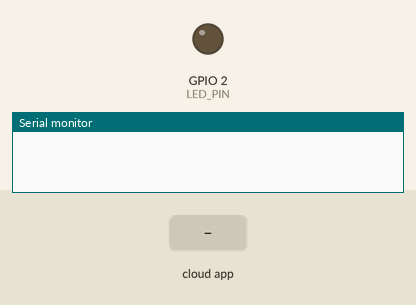
Bench run of a sketch on a simulated ESP32. On the bench: output pins drawn as LEDs (lit = HIGH), the last lines printed to the serial monitor. Dashed ring = blinking. The test bench sets the inputs (shaded band). The RemoteXY app is connected.

Above: at 1.2 s.
1.3 s: the phone or cloud app sets button_03 to 1
At 1.64 s:
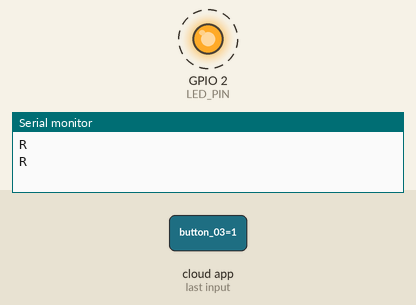
4.3 s: the phone or cloud app sets button_01 to 1
At 4.59 s:
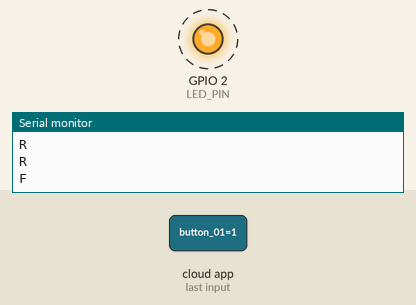
7.3 s: the phone or cloud app sets button_02 to 1
10.3 s: the phone or cloud app sets button_04 to 1
Timing chart, 0 to 14.3 s (numbered marks = the images above; inputs shaded):
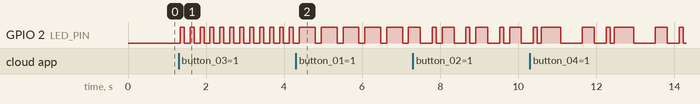

The sketch:

sketch_blick_led_via_wifi.ino
```cpp
//////////////////////////////////////////////
//        RemoteXY include library          //
//////////////////////////////////////////////

// RemoteXY select connection mode and include library
#define REMOTEXY_MODE__WIFI_CLOUD

#include <WiFi.h>

// RemoteXY connection settings
#define REMOTEXY_WIFI_SSID "UCU_Guest"
#define REMOTEXY_WIFI_PASSWORD ""
#define REMOTEXY_CLOUD_SERVER "cloud.remotexy.com"
#define REMOTEXY_CLOUD_PORT 6376
#define REMOTEXY_CLOUD_TOKEN "e0586d5cdbfa4b147742ae2faade9cf7"

#include <RemoteXY.h>

// RemoteXY GUI configuration
#pragma pack(push, 1)
uint8_t RemoteXY_CONF[] =   // 62 bytes
  { 255,4,0,0,0,55,0,19,0,0,0,82,111,98,101,114,116,0,31,1,
  106,200,1,1,4,0,1,35,55,33,33,0,1,31,0,1,35,109,33,33,
  0,1,31,0,1,61,82,33,33,0,1,31,0,1,7,81,33,33,0,1,
  31,0 };

// this structure defines all the variables and events of your control interface
struct {

    // input variables
  uint8_t button_01; // =1 if button pressed, else =0
  uint8_t button_02; // =1 if button pressed, else =0
  uint8_t button_03; // =1 if button pressed, else =0
  uint8_t button_04; // =1 if button pressed, else =0

  // other variable
  uint8_t connect_flag;  // =1 if wire connected, else =0
} RemoteXY;
#pragma pack(pop)

/////////////////////////////////////////////
//           END RemoteXY include          //
/////////////////////////////////////////////

// Define the LED pin
#define LED_PIN 2  // Pin for the LED, change to the pin where the LED is connected

void setup() {
  Serial.begin(115200);                // Start the Serial Monitor
  RemoteXY_Init();
  pinMode(LED_PIN, OUTPUT);  // Initialize the LED pin as output
}

void loop() {
  RemoteXY_Handler();  // Handle the RemoteXY data

  // Check button 1: Turn LED ON
  if (RemoteXY.button_01) {
    digitalWrite(LED_PIN, HIGH);  // Turn LED ON
    Serial.println("F");
    RemoteXY_delay(300);
  }

  // Check button 2: Turn LED OFF
  if (RemoteXY.button_02) {
    digitalWrite(LED_PIN, LOW);   // Turn LED OFF
    Serial.println("B");
    RemoteXY_delay(300);
  }

  // Check button 3: Blink LED quickly
  if (RemoteXY.button_03) {
    Serial.println("R");
    digitalWrite(LED_PIN, HIGH);  // Turn LED ON
    RemoteXY_delay(100);          // Wait for 100ms
    digitalWrite(LED_PIN, LOW);   // Turn LED OFF
    RemoteXY_delay(100);          // Wait for 100ms
  }

  // Check button 4: Blink LED slowly
  if (RemoteXY.button_04) {
    Serial.println("L");
    digitalWrite(LED_PIN, HIGH);  // Turn LED ON
    RemoteXY_delay(500);          // Wait for 500ms
    digitalWrite(LED_PIN, LOW);   // Turn LED OFF
    RemoteXY_delay(500);          // Wait for 500ms
  }

  // Use RemoteXY_delay() instead of delay()
  RemoteXY_delay(50);  // Add a small delay to avoid rapid toggling
}
```

Measured:
- after the input at 1.3 s, GPIO 2 (LED_PIN): alternates HIGH for 0.10 s and LOW for 0.15 s, starting at once
- after the input at 4.3 s, GPIO 2 (LED_PIN): alternates HIGH for 0.41 s and LOW for 0.15 s, starting after 0.50 s
